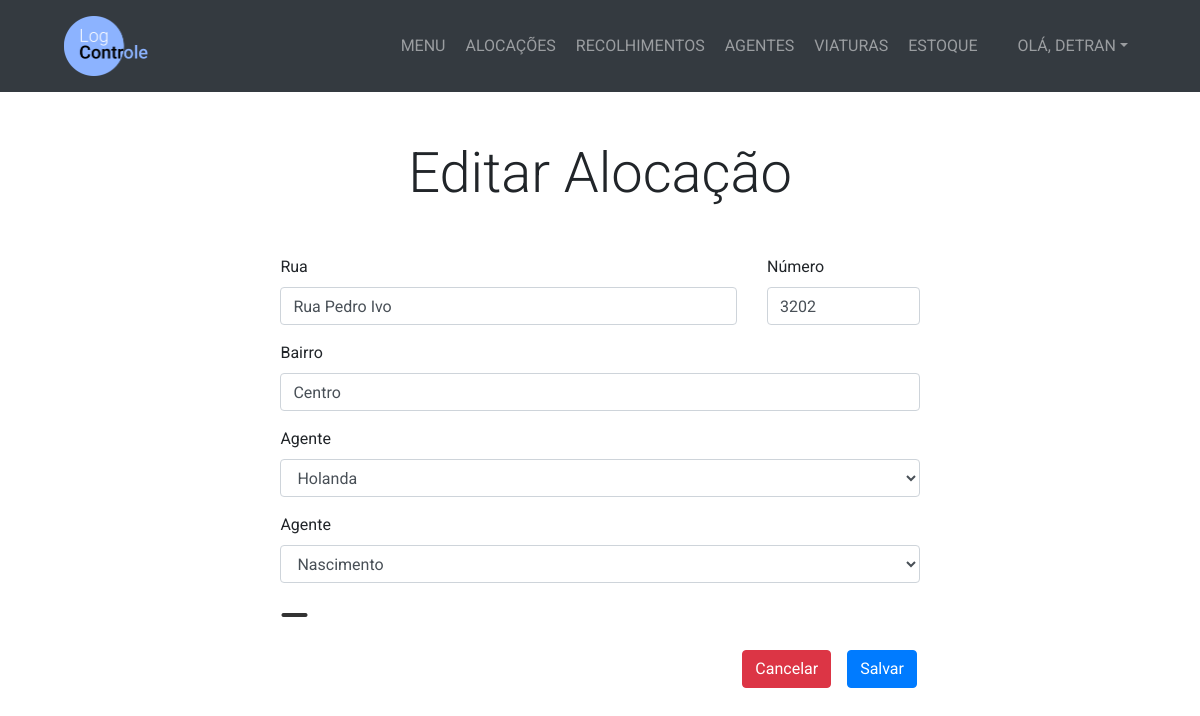
The page /alocacao/42/editar/ (signed in) on the database its author committed.
### management/models.py (models this page shows, shortened)
class Alocacao(models.Model):
    TURNO_CHOICES = (
        ('Manhã', 'Manhã'),
        ('Tarde', 'Tarde'),
        ('Noite', 'Noite'),
        ('Madrugada', 'Madrugada')
    )
    STATUS_CHOICES = (
        ('Aberto', 'Aberto'),
        ('Fechado', 'Fechado'),
        ('Desativado', 'Desativado')
    )
    data = models.DateField()
    horario = models.TimeField()
    item = models.ForeignKey(Item, on_delete=models.PROTECT)
    quantidade = models.IntegerField()
    turno = models.CharField(max_length=10, choices=TURNO_CHOICES)
    viatura = models.ForeignKey(Viatura, on_delete=models.PROTECT, blank=True, null=True)
    rua = models.CharField(max_length=200)
    numero = models.CharField(max_length=10)
    bairro = models.CharField(max_length=25)
    complemento = models.CharField(max_length=25, blank=True)
    motivo = models.CharField(max_length=100, blank=True)
    cadastrador = models.ForeignKey(User, on_delete=models.PROTECT)
    status = models.CharField(max_length=11, choices=STATUS_CHOICES, default='Fechado')

### management/views.py (the view, shortened to what this page needs)
# urls.py: path('alocacao/<int:pk_alocacao>/editar/', views.editar_alocacao, name='editar_alocacao'),
@login_required
def editar_alocacao(request, pk_alocacao):
    alocacao = get_object_or_404(Alocacao, pk=pk_alocacao)
    if request.method == 'GET':
        agentes_alocados = AlocacaoAgente.objects.filter(alocacao_id=pk_alocacao)
        agentes = Agente.objects.all()
        agente_1_id = agentes_alocados[0].agente.id
        agente_2_id = int(0)
        if len(agentes_alocados) > 1:
            agente_2_id = agentes_alocados[1].agente.id
        formulario = FormAlocacao(instance=alocacao)
        if agente_2_id != 0:
            return render(request, 'management/editar_alocacao.html',
                        {'formulario':formulario, 'alocacao':alocacao, 'agentes_alocados':agentes_alocados, 'agentes':agentes, 'agente_1_id':agente_1_id, 'agente_2_id':agente_2_id}
                    )
        else:
            return render(request, 'management/editar_alocacao.html',
                        {'formulario':formulario, 'alocacao':alocacao, 'agentes_alocados':agentes_alocados, 'agentes':agentes, 'agente_1_id':agente_1_id}
                    )

### management/forms.py
class FormAlocacao(ModelForm):
    class Meta:
        model = Alocacao
        fields = ['data', 'horario', 'item', 'quantidade', 'turno', 'rua', 'numero', 'bairro', 'complemento', 'motivo']
    data = forms.DateField(
        widget=forms.DateInput(format='%d/%m/%Y'),
        input_formats=('%d/%m/%Y', )
    )

### management/templates/management/editar_alocacao.html (shortened to what this page needs)
{% extends 'management/base.html' %}
{% block content %}
  <section class="py-5">
    <div class="container">
      <h1 class="display-4 text-center mb-5">Editar Alocação</h1>
      <div class="row justify-content-center">
        <div class="col-lg-8">
          <form method="POST">
            <div class="d-flex justify-content-center">
              <div class="col-lg-8">
                <div class="form-group">
                  <label for="rua">Rua</label>
                  <input type="text" name="rua" id="rua" class="form-control" value="{{ alocacao.rua }}" placeholder="Digite o nome da rua/avenida" required>
                </div>
              </div>
              <div class="col-lg-3">
                <div class="form-group">
                  <label for="numero">Número</label>
                  <input type="text" name="numero" id="numero" class="form-control" value="{{ alocacao.numero }}" placeholder="Digite o número" required>
                </div>
              </div>
            </div>
            <div class="col-lg-11 mx-auto">
              <div class="form-group">
                <label for="bairro">Bairro</label>
                <input type="text" name="bairro" id="bairro" class="form-control" value="{{ alocacao.bairro }}" placeholder="Digite o nome do bairro" required>
              </div>
            </div>
            <div class="col-lg-11 mx-auto">
              {% if agente_2_id %}
                <div class="form-group">
                  <label for="agente">Agente</label>
                  <select class="form-control" name="agente-1">
                    {% for agente in agentes %}
                      {% if agente.id == agente_1_id %}
                        <option value="{{ agente.id }}" selected>{{ agente.gritodeguerra }}</option>
                      {% else %}
                        <option value="{{ agente.id }}">{{ agente.gritodeguerra }}</option>
                      {%endif%}
                    {% endfor %}
                  </select>
                </div>
                <div class="form-group" id="agente-2">
                  <label for="agente">Agente</label>
                  <select class="form-control agente-2-valor" name="agente-2">
                    {% for agente in agentes %}
                      {% if agente.id == agente_2_id %}
                        <option value="{{ agente.id }}" selected>{{ agente.gritodeguerra }}</option>
                      {% else %}
                        <option value="{{ agente.id }}">{{ agente.gritodeguerra }}</option>
                      {%endif%}
                    {% endfor %}
                  </select>
                </div>
                <a href="#" id="add-agent"><i class="fas fa-minus fa-2x" id="icon"></i></a>
              {% endif %}
            </div>
            <div class="d-flex justify-content-end">
              <a href="{% url 'detalhe_alocacao' alocacao.id %}" class="btn btn-danger mt-3 mr-3">Cancelar</a>
              <button type="submit" class="btn btn-primary mt-3 mr-5">Salvar</button>
            </div>
          </form>
        </div>
      </div>
    </div>
  </section>
{% endblock %}

### management/templates/management/base.html (shortened to what this page needs)
<!DOCTYPE html>
<html lang="pt-br" dir="ltr">
  {% load static %}
  <head>
    <link
      rel="stylesheet"
      href="https://stackpath.bootstrapcdn.com/bootstrap/4.5.0/css/bootstrap.min.css"
    />
    <link rel="stylesheet" type="text/css" href="{% static 'management/css/style.css' %}">
    <link rel="stylesheet" href="{% static 'management/css/bootstrap-datepicker.css' %}">
  </head>
  <body>
    <nav class="navbar navbar-expand-lg bg-dark navbar-dark py-3" id="main-nav">
      <a href="{% url 'home' %}" class="ml-5">
        <img src="{% static 'management/Logo.png' %}" alt="Logo LogControle" style="max-height: 60px;">
      </a>
      <div class="collapse navbar-collapse" id="navbarCollapse">
        <ul class="navbar-nav ml-auto">
          <li class="nav-item">
            <a href="{% url 'home' %}" class="nav-link ml-1">MENU</a>
          </li>
          <li class="nav-item">
            <a href="{% url 'menu_alocacao' %}" class="nav-link ml-1">ALOCAÇÕES</a>
          </li>
          <li class="nav-item">
            <a href="{% url 'menu_recolhimento' %}" class="nav-link ml-1">RECOLHIMENTOS</a>
          </li>
          <li class="nav-item">
            <a href="{% url 'menu_agente' %}" class="nav-link ml-1">AGENTES</a>
          </li>
          <li class="nav-item">
            <a href="{% url 'menu_viatura' %}" class="nav-link ml-1">VIATURAS</a>
          </li>
          <li class="nav-item">
            <a href="{% url 'menu_estoque' %}" class="nav-link ml-1">ESTOQUE</a>
          </li>
          <li class="nav-item dropdown ml-4 mr-5">
            <a href="#" class="nav-link dropdown-toggle" data-toggle="dropdown" aria-expanded="false">OLÁ, <span style="text-transform: uppercase;">{{ user.username }}</span></a>
          </li>
        </ul>
      </div>
    </nav>
    {% block content %} {% endblock %}
  </body>
</html>

### management/static/management/css/style.css (style rules this page uses)
body { font-family: 'Roboto', Arial; }
#icon { transition: 0.3s; }
#add-agent { margin-right: 15%; decoration: none; color: #333; transition: 0.2s; }

### rows shown on the page
Alocacao: rua "Rua Pedro Ivo", numero "3202", bairro "Centro"

### other values the page prints
{{ user.username }} "DETRAN"
form field agente-1 "Holanda"
form field agente-2 "Nascimento"
